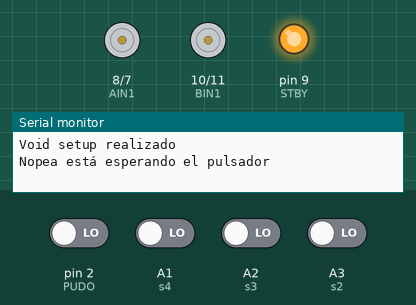
Bench run of a sketch on a simulated Arduino Nano, built with avr-gcc and run on an emulated ATmega328P. On the bench: motor-driver pin pairs drawn as motors (green arrow = first pin HIGH = forward, orange = second pin HIGH = backward, longer = more drive, scaled by the enable pin, stopped while the standby pin is LOW), output pins drawn as LEDs (lit = HIGH), the last lines printed to the serial monitor. The test bench sets the inputs (shaded band); at power-on: A1 (s4), A2 (s3), A3 (s2), pin 2 (PUDO) LOW.

Above: at 1.2 s.
1.3 s: pin 2 (PUDO) driven HIGH
2.8 s: A1 (s4) driven HIGH
At 4.1 s:
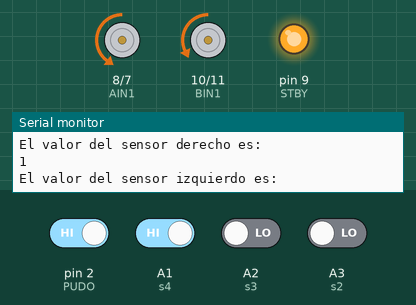
4.4 s: A2 (s3) driven HIGH
At 5.7 s:
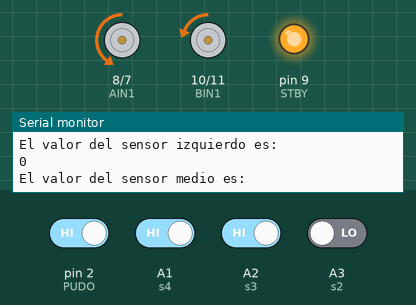
6.0 s: A2 (s3) driven LOW
At 6.5 s:
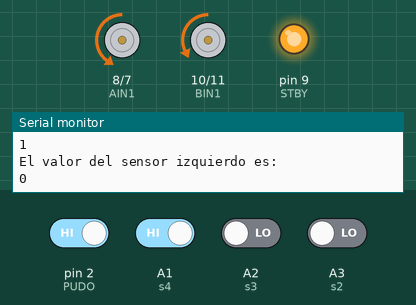
9.0 s: A3 (s2) driven HIGH
At 10.3 s:
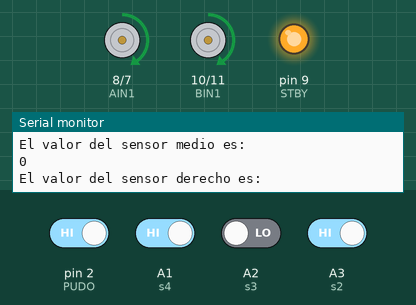
10.7 s: A1 (s4) driven LOW
At 12.3 s:
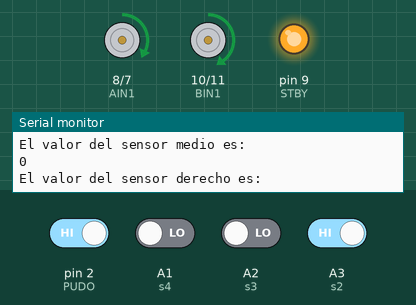
Timing chart, 0 to 13.8 s (numbered marks = the images above; inputs shaded):
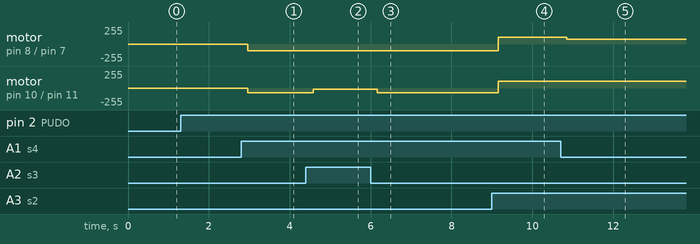

The sketch:

code_regleta.ino
```cpp
/*
        Robot Amateur
  bfd-1000 sensor ir 5 canales
  tb6612 puente doble h
  arduino nano
  motor amarillo
*/

// Pines de conexión

// Pines de Conexión Puente Doble H
// Motor A Izquierdo
const int PWMA = 5; //Velocidad a ingresar
const int AIN1 = 8; //High o low // Movimiento Antihorario (Avance)
const int AIN2 = 7; //High o low // Horario (Retroceso)

const int STBY = 9;

// Motor B Derecho
const int PWMB = 6;
const int BIN1 = 10; //Movimiento Horario (Retroceso) en HIGH
const int BIN2 = 11; //Movimiento antiHorario (Avance) en HIGH

// Pulsador Pull Down
const int PUDO = 2;

// Pines de Conexión Sensores
const int s1 = A4;
const int s2 = A3;
const int s3 = A2;
const int s4 = A1;
const int s5 = A0;

// Variable de Sensor

int s1_value; // Izquierda del todo
int s2_value; // Izquierda - Medio
int s3_value; // Medio
int s4_value; // Derecha - Medio
int s5_value; // Derecha del todo

// Velocidades

const int atras = 0;
const int giro = 70;
const int vel = 100;
const int brake = 20;

bool buttonState = false;

bool stopState = true;

void setup() {
  // Setup de Puente doble H
  pinMode(PWMA, OUTPUT);
  pinMode(AIN1, OUTPUT);
  pinMode(AIN2, OUTPUT);

  pinMode(PWMB, OUTPUT);
  pinMode(BIN1, OUTPUT);
  pinMode(BIN2, OUTPUT);

  pinMode(STBY, OUTPUT);
  digitalWrite(STBY, HIGH);

  // Setup Sensores
  pinMode(s1, INPUT);
  pinMode(s2, INPUT);
  pinMode(s3, INPUT);
  pinMode(s4, INPUT);
  pinMode(s5, INPUT);

  // Interrupción
  pinMode(PUDO, INPUT);
  attachInterrupt(digitalPinToInterrupt(PUDO), state, RISING); //Interrupción para el pulsador

  Serial.begin(9600);
  Serial.println("Void setup realizado");

}

void loop() {

  if (buttonState) {

    stopState = true;

    sensRead();

    if(s2_value == 0 && s3_value == 1 && s4_value == 1){

        goLeft();

      } else if (s2_value == 1 && s3_value == 0 && s4_value == 1) {

        goForward();

      } else if (s2_value == 1 && s3_value == 1 && s4_value == 0){

        goRight();

      } else if (s2_value == 0 && s3_value == 0 && s4_value == 1){
        //izquierdaPoquito
        goLeftM();
      } else if (s2_value == 1 && s3_value == 0 && s4_value == 0){
        //derechaPoquito
        goRightM();
      }
  } else if (stopState) {

    deadPoint(); //Punto muerto para que los motores no se muevan
  }

}

//Función state(). Cuando se acciona el pulsador cambia el estado hasta que se vuelva a accionar.
void state() {
  buttonState = !buttonState;
}

void sensRead() {

  s2_value = digitalRead(s2);
  s3_value = digitalRead(s3);
  s4_value = digitalRead(s4);

  //Comprobar valores
  Serial.println("El valor del sensor izquierdo es: ");
  Serial.println(s2_value);
  Serial.println("El valor del sensor medio es: ");
  Serial.println(s3_value);
  Serial.println("El valor del sensor derecho es: ");
  Serial.println(s4_value);
}

//Función goForward(). El robot se mueve hacia adelante
void goForward() {
  //Acción del motor A
  digitalWrite(AIN1, HIGH);
  digitalWrite(AIN2, LOW);
  analogWrite(PWMA, vel);

  //Acción del motor B
  digitalWrite(BIN1, HIGH);
  digitalWrite(BIN2, LOW);
  analogWrite(PWMB, vel);

  //Comprobar valores (BORRAR)
  Serial.println("Nopea Turbo se mueve hacia adelante");
}

//Función goLeft(). El robot se mueve hacia la izquierda
void goLeft() {

  //Acción del motor A
  digitalWrite(AIN1, LOW);
  digitalWrite(AIN2, HIGH);
  analogWrite(PWMA, vel);

  //Acción del motor B
  digitalWrite(BIN1, LOW);
  digitalWrite(BIN2, HIGH);
  analogWrite(PWMB, brake);

  //Comprobar valores (BORRAR)
  Serial.println("Nopea Turbo se mueve hacia la izquierda");
}

//Función goRight(). El robot se mueve hacia la derecha
void goRight() {

  //Acción del motor A
  digitalWrite(AIN1, HIGH);
  digitalWrite(AIN2, LOW);
  analogWrite(PWMA, brake);

  //Acción del motor B
  digitalWrite(BIN1, HIGH);
  digitalWrite(BIN2, LOW);
  analogWrite(PWMB, vel);

  //Comprobar valores (BORRAR)
  Serial.println("Nopea Turbo se mueve hacia la derecha");
}

void goBackward() {
  //Acción del motor A
  digitalWrite(AIN1, LOW);
  digitalWrite(AIN2, HIGH);
  analogWrite(PWMA, atras);

  //Acción del motor B
  digitalWrite(BIN1, HIGH);
  digitalWrite(BIN2, LOW);
  analogWrite(PWMB, atras);

  //Comprobar valores (BORRAR)
  Serial.println("Nopea se mueve hacia atras");
}

// Función deadPoint(). Si no se acciona el pulsador los motores no se accionan. Esta función también evita que una vez que se usó y se volvió a pulsar el pulsador, los motores no queden con algun valor definido (los resetea)
void deadPoint() {

  stopState = false;

  //Acción del motor A
  digitalWrite(AIN1, LOW);
  digitalWrite(AIN2, LOW);
  digitalWrite(PWMA, LOW);

  //Acción del motor B
  digitalWrite(BIN1, LOW);
  digitalWrite(BIN2, LOW);
  digitalWrite(PWMB, LOW);

  //Comprobar valores (BORRAR)
  Serial.println("Nopea está esperando el pulsador");
}

void goLeftM(){
  digitalWrite(AIN1, LOW);
  digitalWrite(AIN2, HIGH);
  analogWrite(PWMA, vel);

  //Acción del motor B
  digitalWrite(BIN1, LOW);
  digitalWrite(BIN2, HIGH);
  analogWrite(PWMB, giro);
}

void goRightM(){
  digitalWrite(AIN1, HIGH);
  digitalWrite(AIN2, LOW);
  analogWrite(PWMA, giro);

  //Acción del motor B
  digitalWrite(BIN1, HIGH);
  digitalWrite(BIN2, LOW);
  analogWrite(PWMB, vel);
}
```

Measured:
- after the input at 2.8 s, motor on pin 8 (AIN1) / pin 7 (AIN2): stopped → backward 100/255 after 0.16 s; motor on pin 10 (BIN1) / pin 11 (BIN2): stopped → backward 70/255 after 0.16 s
- after the input at 4.4 s, motor on pin 10 (BIN1) / pin 11 (BIN2): backward 70/255 → backward 20/255 after 0.18 s
- after the input at 6.0 s, motor on pin 10 (BIN1) / pin 11 (BIN2): backward 20/255 → backward 70/255 after 0.16 s
- after the input at 9.0 s, motor on pin 8 (AIN1) / pin 7 (AIN2): backward 100/255 → forward 100/255 after 0.16 s; motor on pin 10 (BIN1) / pin 11 (BIN2): backward 70/255 → forward 100/255 after 0.16 s
- after the input at 10.7 s, motor on pin 8 (AIN1) / pin 7 (AIN2): forward 100/255 → forward 70/255 after 0.16 s
